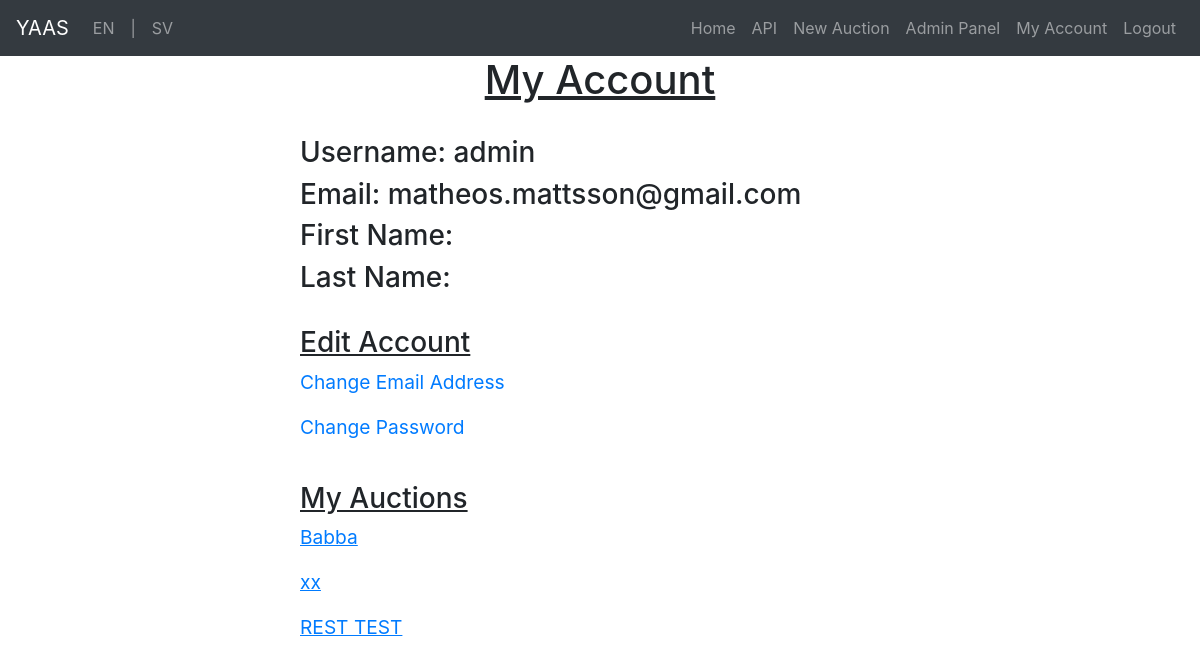
The page /my_account (signed in) on the database as committed earlier.
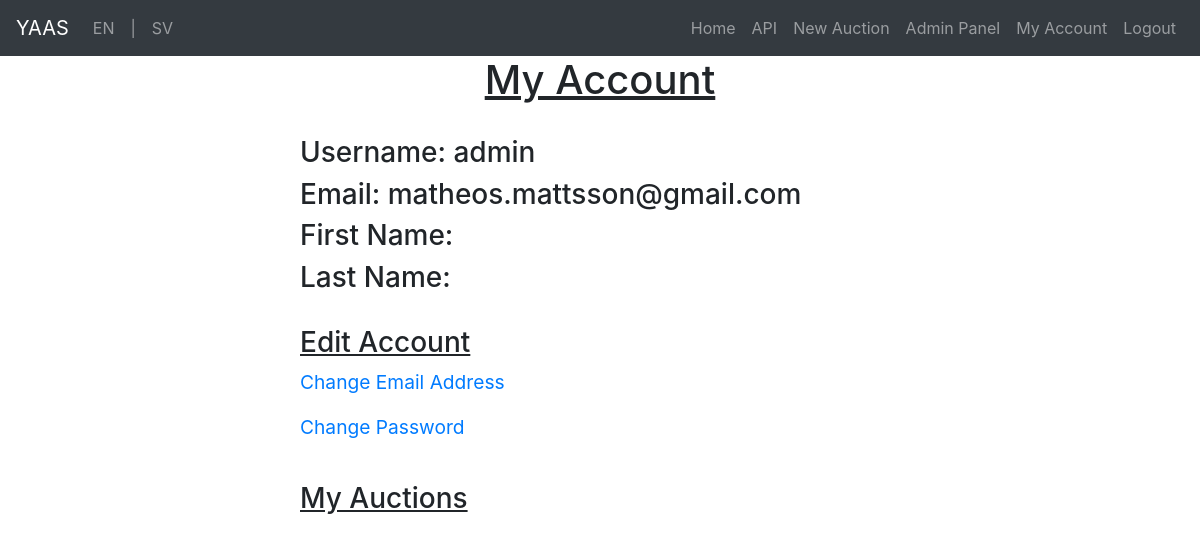
The same page on the database as committed later.
### Auctions/models.py (models this page shows, shortened)
class Auction(models.Model):
    STATUS_BANNED = 1
    STATUS_ACTIVE = 2
    STATUS_DUE = 3
    STATUS_CHOICES = ((STATUS_BANNED, 'Banned'),
                      (STATUS_ACTIVE, 'Active'),
                      (STATUS_DUE, 'Due'))
    title = models.CharField(max_length=150, blank=False)
    description = models.TextField(blank=False)
    min_price = models.DecimalField(max_digits=9, decimal_places=2, blank=False)
    deadline = models.DateTimeField(auto_now_add=False, auto_now=False)
    seller = models.ForeignKey(User, null=False, blank=False, on_delete=models.CASCADE, related_name='created_by')
    status = models.IntegerField(choices=STATUS_CHOICES, default=STATUS_ACTIVE)
    winning_bid = models.ForeignKey('Bid', null=True, blank=True, on_delete=models.CASCADE, related_name='winning_bid')
    version = ConditionalVersionField('winning_bid')  # Handle concurrency
    class Meta:
        ordering = ['deadline']

### YAAS_App/views.py (the view)
# urls.py: path("my_account", my_account, name="my_account"),
@login_required()
def my_account(request):
    my_auctions = Auction.objects.filter(seller=request.user)
    return render(request, "my_account.html", {"my_auctions": my_auctions})

### YAAS_App/templates/my_account.html (shortened to what this page needs)
{% extends "base.html" %}
{% load static %}
{% load i18n %}
{% block head %}
    <link rel="stylesheet" type="text/css" href="{% static 'css/main.css' %}" />
{% endblock %}
{% block content %}
    {% if user.is_authenticated %}
        <h1><u>{% trans "My Account" %}</u></h1>
        <br />
        <div id="acc_details">
            <h3>{% trans "Username" %}: {{ user.username }}</h3>
            <h3>{% trans "Email" %}: {{ user.email }}</h3>
            <h3>{% trans "First Name" %}: {{ user.first_name }}</h3>
            <h3>{% trans "Last Name" %}: {{ user.last_name }}</h3>
            <br />
            <h3><u>{% trans "Edit Account" %}</u></h3>
            <p><a href="{% url "email_change" %}">{% trans "Change Email Address" %}</a></p>
            <p><a href="{% url "password_change" %}">{% trans "Change Password" %}</a></p>
            <br />
            <h3><u>{% trans "My Auctions" %}</u></h3>
            {% for auction in my_auctions reversed %}
               <p><a href="{% url "auction_view" auction_id=auction.id %}"><u>{{ auction.title }}</u></a></p>
            {% endfor %}
        </div>
        {% else %}
        <h2>{% trans "You are not logged in" %}.</h2>
    {% endif %}
{% endblock %}

Rows that differ between the two databases and show on the page:
removed Auction: title "Babba"
removed Auction: title "xx"
removed Auction: title "REST TEST"
